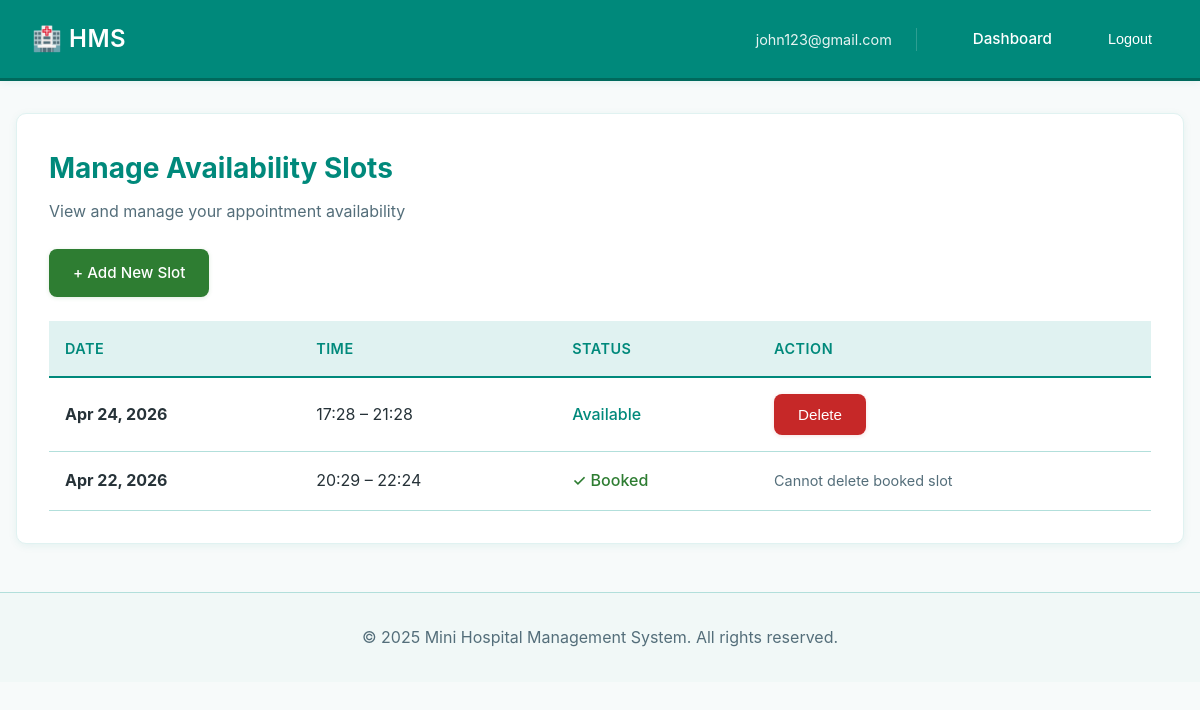
The app's page /doctors/manage-availability/ (signed in) with its own data.
### accounts/models.py (models this page shows, shortened)
class CustomUser(AbstractUser):
    ROLE_CHOICES = (
        ('DOCTOR', 'Doctor'),
        ('PATIENT', 'Patient'),
    )
    role = models.CharField(
        max_length=10,
        choices=ROLE_CHOICES,
        default='PATIENT'
    )
    google_calendar_token = models.JSONField(
        null=True,
        blank=True,
        help_text="OAuth token for Google Calendar"
    )
    is_2fa_enabled = models.BooleanField(
        default=False,
        help_text="Whether two-factor authentication is enabled"
    )
    class Meta:
        db_table = 'accounts_customuser'
        verbose_name = 'User'
        verbose_name_plural = 'Users'
    def is_doctor(self):
        return self.role == 'DOCTOR'

### doctors/models.py (models this page shows, shortened)
class AvailabilitySlot(models.Model):
    doctor = models.ForeignKey(
        CustomUser,
        on_delete=models.CASCADE,
        related_name='availability_slots',
        limit_choices_to={'role': 'DOCTOR'}
    )
    date = models.DateField()
    start_time = models.TimeField()
    end_time = models.TimeField()
    is_booked = models.BooleanField(default=False)
    is_recurring = models.BooleanField(default=False, help_text="Repeat every week on this day")
    max_patients_per_day = models.IntegerField(default=10)
    created_at = models.DateTimeField(auto_now_add=True)
    updated_at = models.DateTimeField(auto_now=True)
    class Meta:
        db_table = 'doctors_availabilityslot'
        verbose_name = 'Availability Slot'
        verbose_name_plural = 'Availability Slots'
        ordering = ['-date', 'start_time']
        unique_together = ('doctor', 'date', 'start_time', 'end_time')
        indexes = [
            models.Index(fields=['doctor', 'date', 'is_booked']),
        ]

### doctors/views.py (the view)
    def wrapper(request, *args, **kwargs):
        if not request.user.is_authenticated or not request.user.is_doctor():
            messages.error(request, "You don't have permission to access this page.")
            return redirect('home')
        return view_func(request, *args, **kwargs)

### doctors/views.py (called while the page is built)
def doctor_only(view_func):
    def wrapper(request, *args, **kwargs):
        if not request.user.is_authenticated or not request.user.is_doctor():
            messages.error(request, "You don't have permission to access this page.")
            return redirect('home')
        return view_func(request, *args, **kwargs)
    return wrapper

@login_required(login_url='home')
@doctor_only
def manage_availability(request):
    slots = AvailabilitySlot.objects.filter(doctor=request.user).order_by('-date', 'start_time')
    context = {
        'slots': slots,
    }
    if request.GET.get('ajax') == '1':
        return render(request, 'doctors/manage_availability_content.html', context)
    return render(request, 'doctors/manage_availability.html', context)

### templates/doctors/manage_availability.html (shortened to what this page needs)
{% extends 'base.html' %}
{% block content %}
<div class="card">
    <h2>Manage Availability Slots</h2>
    <p style="color: #546E7A; margin-bottom: 1.5rem;">View and manage your appointment availability</p>
    <a href="{% url 'create_availability' %}" class="btn btn-success" style="margin-bottom: 1.5rem;">+ Add New Slot</a>
    {% if slots %}
    <div style="overflow-x: auto;">
        <table>
            <thead>
                <tr>
                    <th>Date</th>
                    <th>Time</th>
                    <th>Status</th>
                    <th>Action</th>
                </tr>
            </thead>
            <tbody>
                {% for slot in slots %}
                <tr>
                    <td><strong>{{ slot.date|date:"M d, Y" }}</strong></td>
                    <td>{{ slot.start_time|time:"H:i" }} – {{ slot.end_time|time:"H:i" }}</td>
                    <td>
                        {% if slot.is_booked %}
                            <span style="color: #2E7D32; font-weight: 500;">✓ Booked</span>
                        {% else %}
                            <span style="color: #00897B; font-weight: 500;">Available</span>
                        {% endif %}
                    </td>
                    <td>
                        {% if not slot.is_booked %}
                        <form method="post" action="{% url 'delete_availability' slot.id %}" style="display: inline;">
                            <button type="submit" class="btn btn-danger" onclick="return confirm('Delete this slot?');">Delete</button>
                        </form>
                        {% else %}
                        <span style="color: #546E7A; font-size: 0.9rem;">Cannot delete booked slot</span>
                        {% endif %}
                    </td>
                </tr>
                {% endfor %}
            </tbody>
        </table>
    </div>
    {% else %}
    <p style="color: #546E7A; text-align: center; padding: 2rem;">No availability slots created yet. <a href="{% url 'create_availability' %}">Create one now</a></p>
    {% endif %}
</div>
{% endblock %}

### templates/base.html (shortened to what this page needs)
<!DOCTYPE html>
<html lang="en">
<head>
</head>
<body>
    <div class="navbar">
        <h1>🏥 HMS</h1>
        <nav>
            {% if user.is_authenticated %}
                <span style="margin-right: 2rem;">{{ user.email }}</span>
                <a href="{% url 'patient_dashboard' %}">Dashboard</a>
                <form method="post" action="{% url 'logout' %}" style="display: inline;" onsubmit="return confirm('Are you sure you want to logout?');">
                    <button type="submit" style="background: none; border: none; color: white; cursor: pointer; margin-left: 1rem;">Logout</button>
                </form>
            {% else %}
                <a href="{% url 'login' %}">Login</a>
                <a href="{% url 'doctor_signup' %}">Doctor Signup</a>
                <a href="{% url 'patient_signup' %}">Patient Signup</a>
            {% endif %}
        </nav>
    </div>
    <div class="container">
        {% block content %}{% endblock %}
    </div>
    <footer>
        <p>&copy; 2025 Mini Hospital Management System. All rights reserved.</p>
    </footer>
</body>
</html>

### templates/base.html (style rules this page uses)
:root { --primary-teal: #00897B; --secondary-teal: #00695C; --accent-teal: #4DB6AC; --background: #F7FAFA; --card-bg: #FFFFFF; --text-color: #263238; --text-light: #546E7A; --success: #2E7D32; --danger: #C62828; --border-color: #B2DFDB; --shadow: 0 2px 8px rgba(0, 137, 123, 0.08); --shadow-hover: 0 4px 12px rgba(0, 137, 123, 0.12); }
* { margin: 0; padding: 0; box-sizing: border-box; }
body { font-family: -apple-system, BlinkMacSystemFont, 'Segoe UI', Roboto, Oxygen, Ubuntu, Cantarell, sans-serif; background-color: var(--background); color: var(--text-color); line-height: 1.6; }
.navbar { background-color: var(--primary-teal); color: white; padding: 1.25rem 2rem; display: flex; justify-content: space-between; align-items: center; box-shadow: var(--shadow); border-bottom: 3px solid var(--secondary-teal); }
.navbar h1 { font-size: 1.5rem; font-weight: 600; letter-spacing: 0.5px; }
.navbar nav { display: flex; align-items: center; gap: 1.5rem; }
.navbar nav span { font-size: 0.9rem; opacity: 0.9; border-right: 1px solid rgba(255,255,255,0.2); padding-right: 1.5rem; }
.navbar nav a { color: white; text-decoration: none; font-size: 0.95rem; font-weight: 500; transition: opacity 0.2s; }
.navbar button { background: rgba(255,255,255,0.2); color: white; border: 1px solid rgba(255,255,255,0.3); padding: 0.5rem 1rem; border-radius: 6px; cursor: pointer; font-size: 0.9rem; font-weight: 500; transition: background 0.2s; }
.container { max-width: 1200px; margin: 2rem auto; padding: 0 1rem; }
.card { background: var(--card-bg); border-radius: 10px; box-shadow: var(--shadow); padding: 2rem; margin-bottom: 2rem; border: 1px solid #E0F2F1; transition: box-shadow 0.2s; }
.card h2 { color: var(--primary-teal); margin-bottom: 0.5rem; font-size: 1.75rem; }
.card p { color: var(--text-light); margin-bottom: 1rem; }
.btn { display: inline-block; padding: 0.75rem 1.5rem; background-color: var(--primary-teal); color: white; text-decoration: none; border: none; border-radius: 8px; cursor: pointer; transition: background-color 0.2s, box-shadow 0.2s; font-size: 0.95rem; font-weight: 500; box-shadow: 0 1px 4px rgba(0, 137, 123, 0.15); }
.btn-danger { background-color: var(--danger); box-shadow: 0 1px 4px rgba(198, 40, 40, 0.15); }
.btn-success { background-color: var(--success); box-shadow: 0 1px 4px rgba(46, 125, 50, 0.15); }
form { display: flex; flex-direction: column; }
table { width: 100%; border-collapse: collapse; }
th { background-color: #E0F2F1; padding: 1rem; text-align: left; border-bottom: 2px solid var(--primary-teal); font-weight: 600; color: var(--primary-teal); font-size: 0.9rem; text-transform: uppercase; letter-spacing: 0.5px; }
td { padding: 1rem; border-bottom: 1px solid var(--border-color); color: var(--text-color); }
footer { text-align: center; padding: 2rem; color: var(--text-light); border-top: 1px solid var(--border-color); margin-top: 3rem; background-color: #F1F8F7; }
a { color: var(--primary-teal); text-decoration: none; }

### records on screen
CustomUser: email "john123@gmail.com"
AvailabilitySlot: date "Apr 24, 2026", start_time "17:28", end_time "21:28", is_booked "Available"
AvailabilitySlot: date "Apr 22, 2026", start_time "20:29", end_time "22:24", is_booked "✓ Booked"
